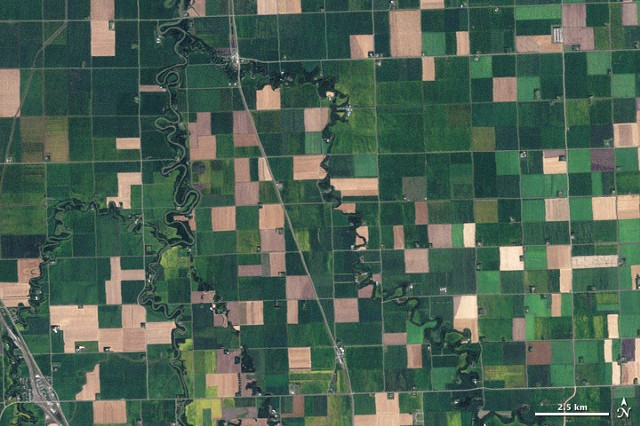
#> input picture Satellite Imagery Research/Sample Images/satellite2.png, 640 x 426 px, found by its file name
$ python Histogram_generator.py
#> lines starting #> are read from the running program, lines starting #| are printed output that depends on the picture; after the words box and inside, x2 and y2 are one past the last pixel; in counts of white or black regions, pixels touching at a corner belong together

import numpy as np
import cv2

# read the image file
img = cv2.imread('/Users/deepbhakta/Downloads/Satellite Imagery Research/Sample Images/satellite2.png')
#> img is the input picture: shape (426, 640, 3); mean B, G, R 83.1, 97.9, 75.9

# convert image to grayscale
gray_image = cv2.cvtColor(img, cv2.COLOR_BGR2GRAY)
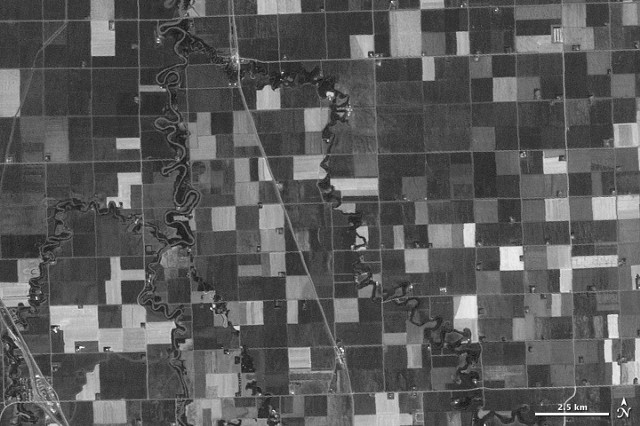
#> gray_image: shape (426, 640); min 8, max 255, mean 89.6

# apply thresholding to make binary image
ret, thresh = cv2.threshold(gray_image, 127, 255, 0)
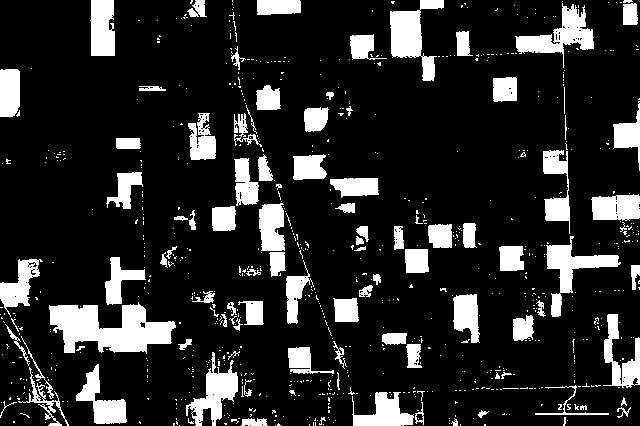
#> thresh: shape (426, 640); 15.9% white; 788 white regions (688 under 20 px)

# find contours
contours, hierarchy = cv2.findContours(thresh, cv2.RETR_TREE, cv2.CHAIN_APPROX_SIMPLE)
#> contours = 945 contours, 863 with area under 20; largest, box (x1, y1, x2, y2) and area: (49, 302, 176, 354) 3726, (390, 0, 444, 81) 1774, (515, 3, 594, 68) 1659, (546, 236, 621, 317) 1547, (186, 352, 238, 426) 1372

# make a copy of the image
output_image = img.copy()

# iterate over the contours and label them
for cnt in contours:
    # check the area of the contour
    area = cv2.contourArea(cnt)

    # if the area is greater than 15
    if area > 15:
        # draw the contour
        cv2.drawContours(output_image,[cnt],0,(0,255,0),2)

        # label the contour
        if area > 150:
            label = 'DRY'
       # elif area < 100:
       #     label = '0'
        else:
            label = ' '
        cv2.putText(output_image, label, (cnt[0][0][0], cnt[0][0][1]), cv2.FONT_HERSHEY_SIMPLEX, 0.5, (255,255,255), 1)
#> this loop made 945 passes
#> (area, label) on passes 32, 54, 61, 73, 74, 112, 149, 170, 216, 233, 259, 263: (136, ' '), (28, ' '), (24.5, ' '), (71.5, ' '), (45.5, ' '), (1076, 'DRY'), (103, ' '), (27.5, ' '), (280.5, 'DRY'), (1145, 'DRY'), (1371.5, 'DRY'), (20.5, ' ')
#> area on pass 521: 754.5
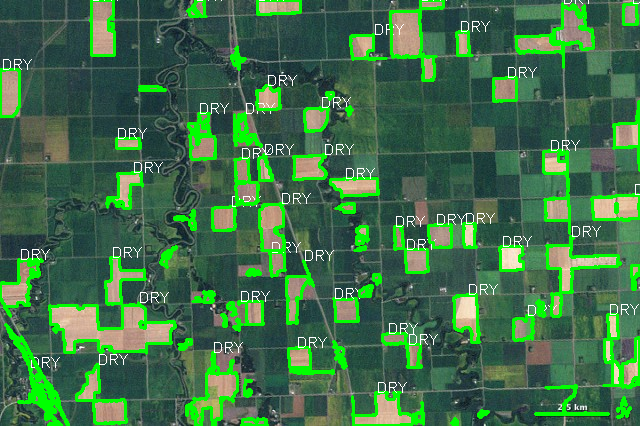
#> output_image: shape (426, 640, 3); 11.28% of pixels changed, all inside (x1, y1, x2, y2) = (0, 0, 640, 426)

# show the output image
cv2.imshow('Output Image',output_image)
cv2.waitKey(0)
cv2.destroyAllWindows()

$ run again, with Satellite Imagery Research/Sample Images/satellite1.png copied over Satellite Imagery Research/Sample Images/satellite2.png
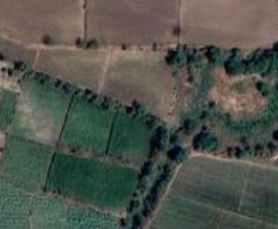
#> input picture Satellite Imagery Research/Sample Images/satellite1.png, 278 x 229 px, found by its file name
#> img is the input picture: shape (229, 278, 3); mean B, G, R 76.1, 84.7, 79.8
#> `ret, thresh = cv2.threshold(gray_image, 127, 255, 0)`:
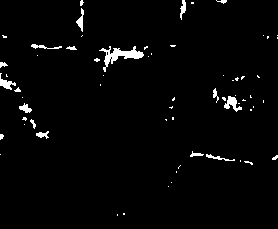
#> thresh: shape (229, 278); 2.3% white; 64 white regions (48 under 20 px)
#> contours = 66 contours, 55 with area under 20; largest, box (x1, y1, x2, y2) and area: (99, 46, 144, 72) 302, (224, 96, 242, 112) 102, (0, 73, 16, 90) 76, (76, 8, 84, 32) 58, (19, 103, 32, 113) 52
#> the loop `for cnt in contours:` made 66 passes
#> (area, label) on passes 10, 12, 14, 24, 30, 33, 43, 50: (34, ' '), (24, ' '), (39.5, ' '), (52.5, ' '), (102, ' '), (22.5, ' '), (76, ' '), (302, 'DRY')
#> after the loop `for cnt in contours:`:
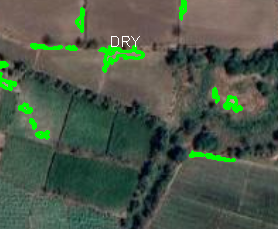
#> output_image: shape (229, 278, 3); 3.18% of pixels changed, all inside (x1, y1, x2, y2) = (0, 0, 243, 162)

$ run again, with Satellite Imagery Research/Sample Images/satellite3.png copied over Satellite Imagery Research/Sample Images/satellite2.png
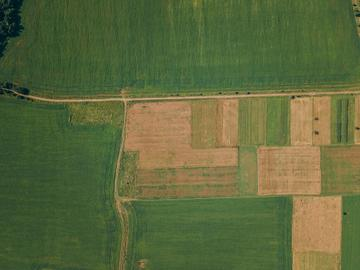
#> input picture Satellite Imagery Research/Sample Images/satellite3.png, 360 x 270 px, found by its file name
#> img is the input picture: shape (270, 360, 3); mean B, G, R 60.7, 104.7, 93.9
#> `ret, thresh = cv2.threshold(gray_image, 127, 255, 0)`:
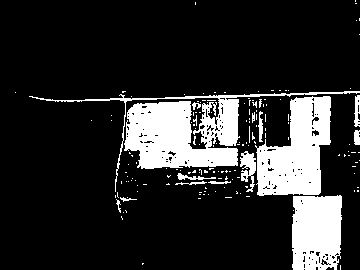
#> thresh: shape (270, 360); 17.2% white; 157 white regions (143 under 20 px)
#> contours = 288 contours, 270 with area under 20; largest, box (x1, y1, x2, y2) and area: (29, 91, 360, 192) 6408, (255, 96, 331, 196) 4853, (292, 195, 342, 270) 3370, (240, 151, 256, 192) 286, (354, 95, 360, 127) 105
#> the loop `for cnt in contours:` made 288 passes
#> (area, label) on passes 13, 21, 61, 62, 76, 106, 123, 147: (3370.5, 'DRY'), (31, ' '), (24.5, ' '), (24, ' '), (66, ' '), (286.5, 'DRY'), (62, ' '), (64, ' ')
#> after the loop `for cnt in contours:`:
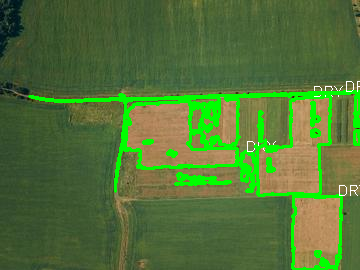
#> output_image: shape (270, 360, 3); 8.4% of pixels changed, all inside (x1, y1, x2, y2) = (28, 81, 360, 270)

$ run again, with Satellite Imagery Research/Sample Images/satellite4.png copied over Satellite Imagery Research/Sample Images/satellite2.png
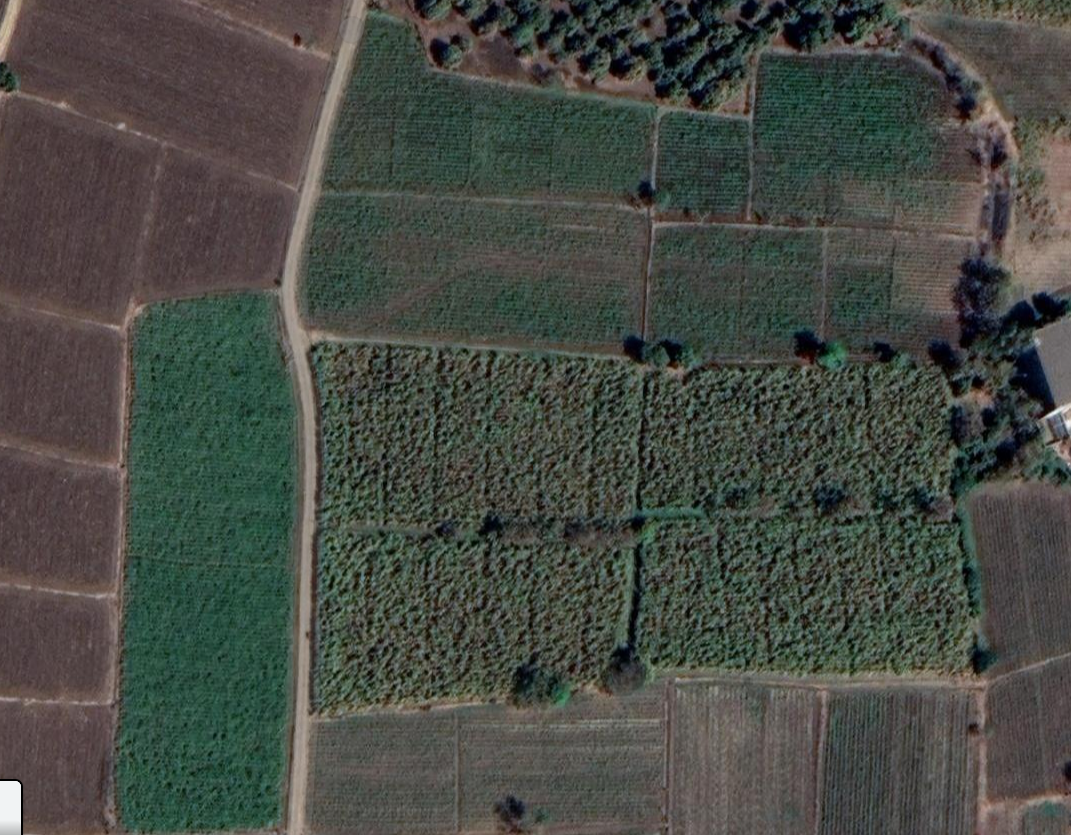
#> input picture Satellite Imagery Research/Sample Images/satellite4.png, 1071 x 835 px, found by its file name
#> img is the input picture: shape (835, 1071, 3); mean B, G, R 68.2, 74.6, 71.3
#> `ret, thresh = cv2.threshold(gray_image, 127, 255, 0)`:
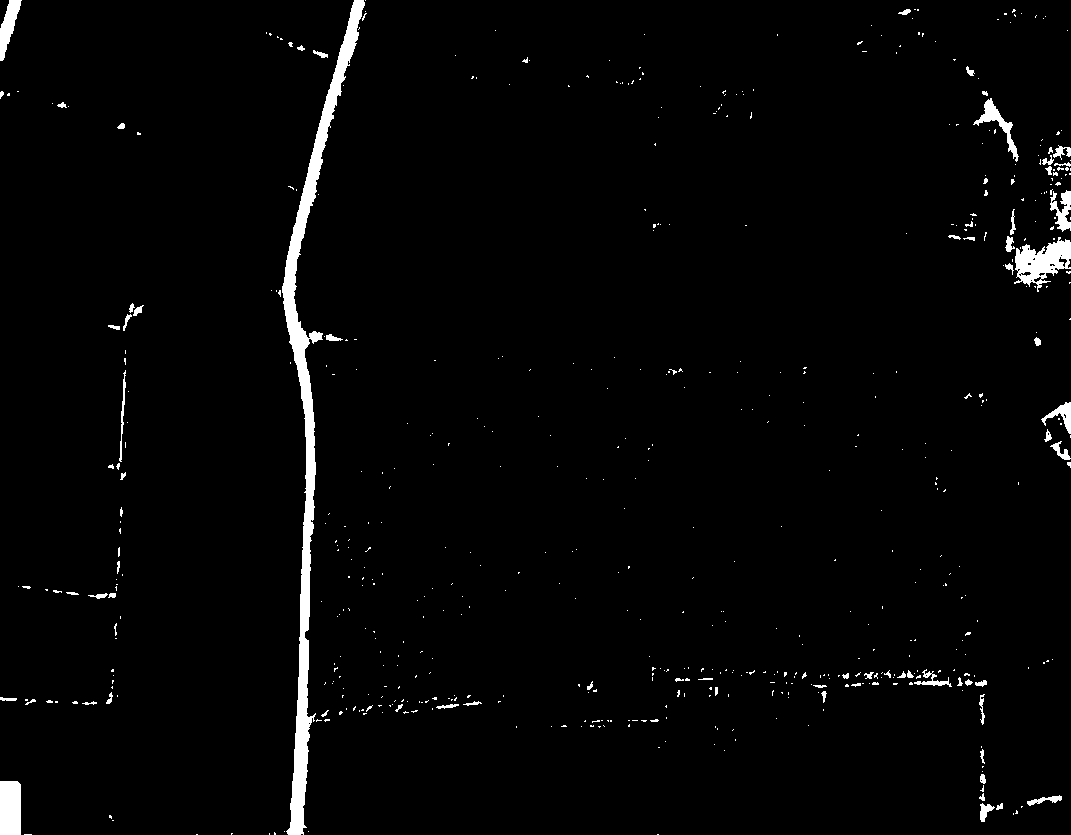
#> thresh: shape (835, 1071); 2.2% white; 589 white regions (515 under 20 px)
#> contours = 609 contours, 560 with area under 20; largest, box (x1, y1, x2, y2) and area: (282, 0, 365, 835) 8652, (1014, 237, 1071, 292) 1594, (0, 781, 21, 835) 1056, (0, 0, 22, 61) 560, (973, 98, 1019, 162) 516
#> the loop `for cnt in contours:` made 609 passes
#> (area, label) on passes 14, 15, 16, 20, 21, 26, 73, 78: (20.5, ' '), (120, ' '), (121, ' '), (1055.5, 'DRY'), (35, ' '), (21, ' '), (39.5, ' '), (23, ' ')
#> after the loop `for cnt in contours:`:
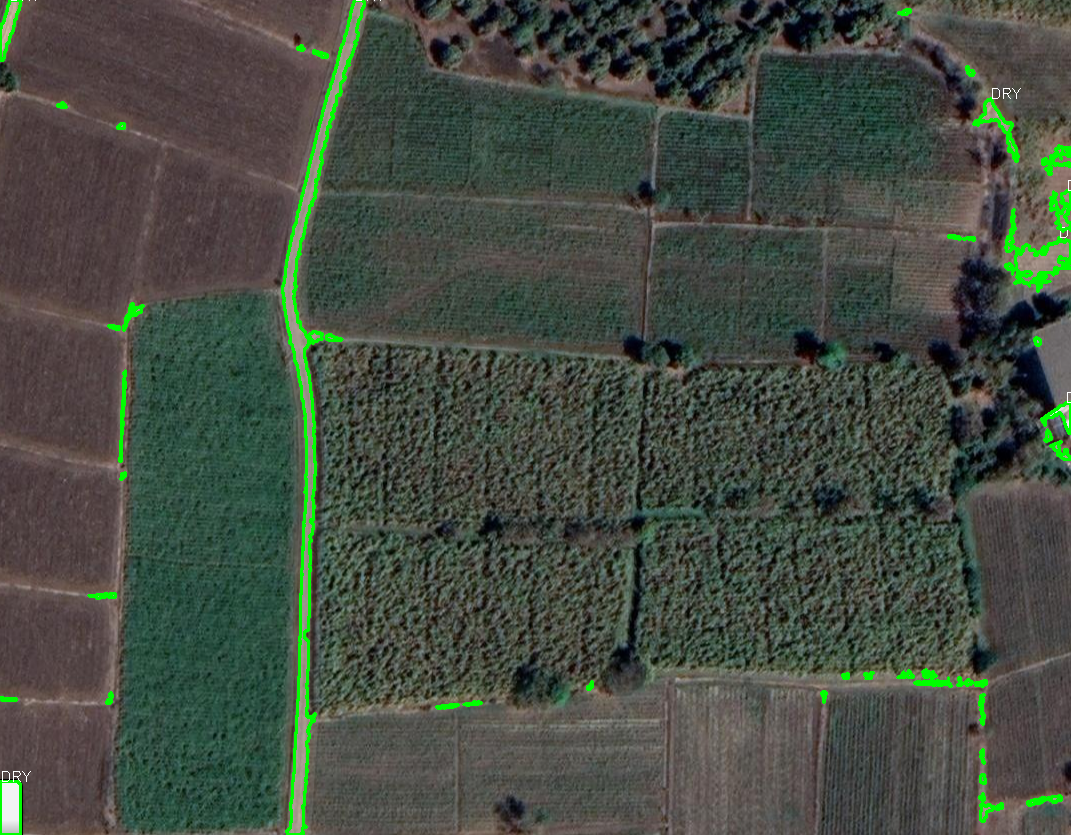
#> output_image: shape (835, 1071, 3); 1.66% of pixels changed, all inside (x1, y1, x2, y2) = (0, 0, 1071, 835)
